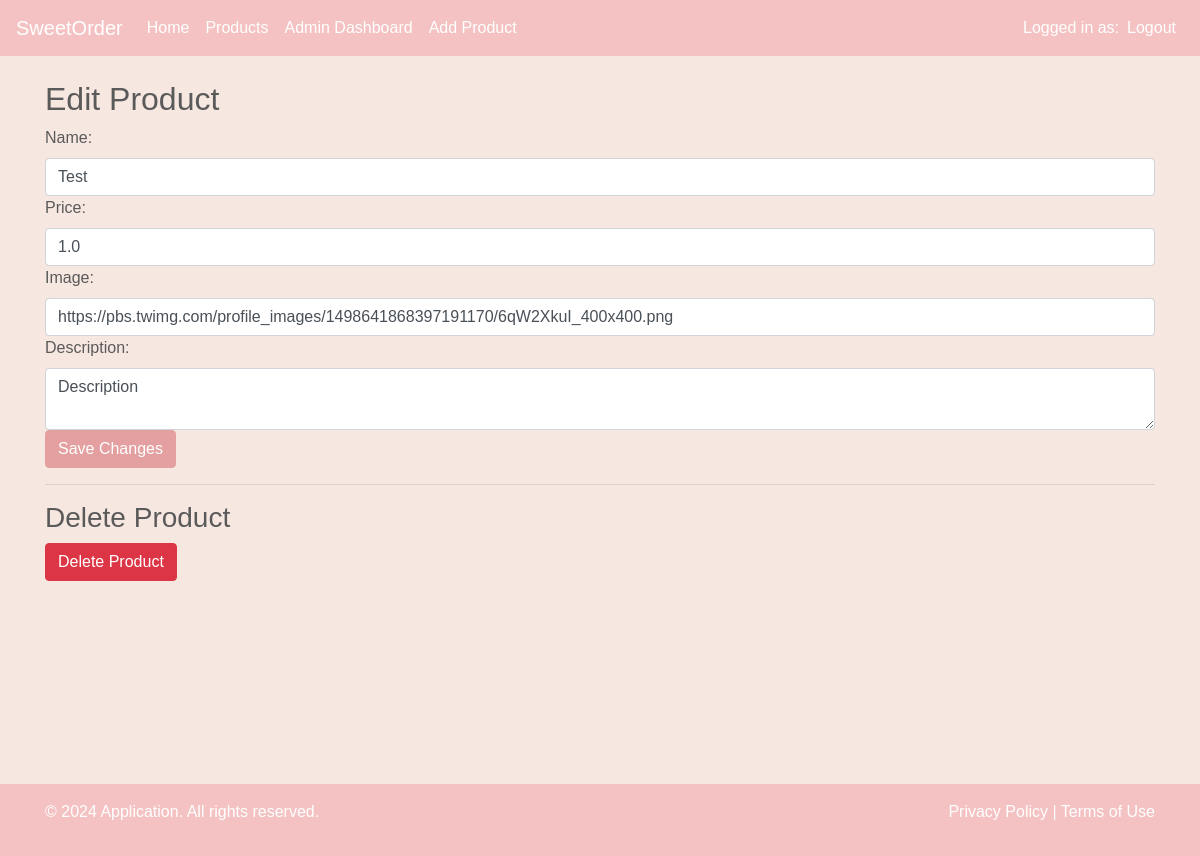
Page /Edit_Product/1 (signed in) on the committed database.
### app/models.py (models this page shows)
class Product(db.Model):
    id = db.Column(db.Integer, primary_key=True)
    name = db.Column(db.String(100), nullable=False)
    description = db.Column(db.String(200), nullable=False)
    price = db.Column(db.Float, nullable=False)
    image = db.Column(db.String(5000), nullable=False)

### app/auth.py (the view, shortened to what this page needs)
@auth.route('/Edit_Product/<int:id>', methods=['GET', 'POST'])
@login_required
def editprod(id):
     product = Product.query.get(id)
     return render_template('prod_edit.html', product=product)

### app/__init__.py (called while the page is built)
def create_app():
    app = Flask(__name__)
    app.config['SECRET_KEY'] = 'secretkey'
    app.config['SQLALCHEMY_DATABASE_URI'] = f'sqlite:///{DB_NAME}'
    db.init_app(app)
    from .views import views
    from .auth import auth
    app.register_blueprint(views, url_prefix='/')
    app.register_blueprint(auth, url_prefix='/')
    from .models import User, Product, Order
    create_database(app)
    login_manager = LoginManager()
    login_manager.login_view = 'auth.login'
    login_manager.init_app(app)
    @login_manager.user_loader
    def load_user(id):
        return User.query.get(int(id))
    return app

### app/templates/prod_edit.html (shortened to what this page needs)
{% extends "base.html" %}
{% block content %}
<h2>Edit Product</h2>
<form method="POST" class="form-horizontal">
    <label for="name">Name:</label>
    <input type="text" class="form-control" id="name" name="name" value="{{ product.name }}" required>
    <label for="price">Price:</label>
    <input type="number" class="form-control" id="price" name="price" value="{{ product.price }}" required>
    <label for="name">Image:</label>
    <input type="text" class="form-control" id="image" name="image" value="{{ product.image }}" required>
    <label for="description">Description:</label>
    <textarea class="form-control" id="description" name="description" placeholder="Insert Text" maxlength="500">{{ product.description }}</textarea>
    <button type="submit" class="btn btn-primary">Save Changes</button>
</form>
<hr>
<h3>Delete Product</h3>
<form action="{{ url_for('auth.delprod', id=product.id) }}" method="POST" onsubmit="return confirm('Are you sure you want to delete this product?');">
    <button type="submit" class="btn btn-danger">Delete Product</button>
</form>
{% endblock %}

### app/static/css/custom.css (style rules this page uses)
body { font-family: 'Arial', sans-serif; background-color: #f7e7e1; color: #5a5a5a; }
.form-control { border-radius: 0.25rem; border: 1px solid #ced4da; }
.btn-primary { background-color: #e4a0a0; border-color: #e4a0a0; }

### rows in the picture
Product: name "Test", price "1.0", image "https://pbs.twimg.com/profile_images/1498641868397191170/6qW2XkuI_400x400.png", description "Description"
